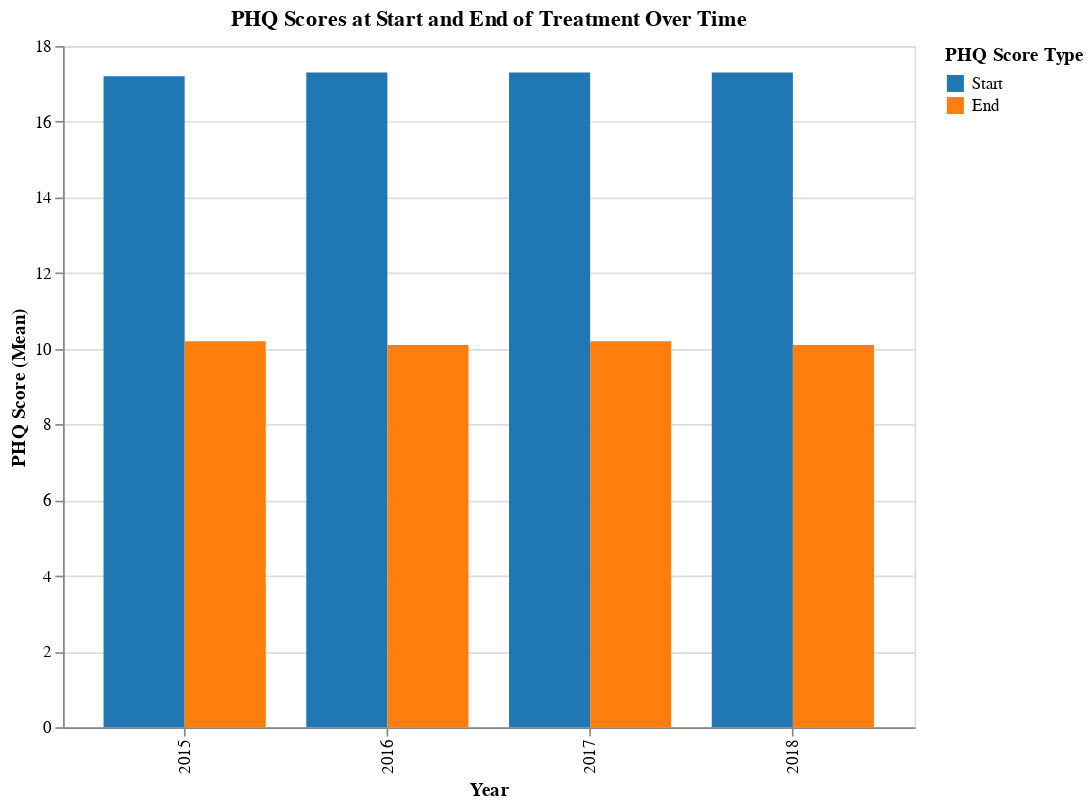

Notebook source saved alongside this figure:
### Code cell
import pandas as pd
import altair as alt

# Combine the start and end datasets
PHQ_score_yearly_start['Type'] = 'Start'
PHQ_score_yearly_end['Type'] = 'End'

# Concatenate the datasets
PHQ_combined = pd.concat([PHQ_score_yearly_start, PHQ_score_yearly_end])

# Create the bar chart with the specified order for Type
bar_chart = alt.Chart(PHQ_combined).mark_bar().encode(
    x=alt.X('Year:O', title='Year'),
    xOffset=alt.XOffset('Type:N', title=None, sort=['Start', 'End']),  # Specify the order here
    y=alt.Y('Value:Q', title='PHQ Score (Mean)'),
    color=alt.Color('Type:N', title='PHQ Score Type', scale=alt.Scale(domain=['Start', 'End'], range=['#1f77b4', '#ff7f0e'])),
    tooltip=[
        alt.Tooltip('Year:O', title='Year'),
        alt.Tooltip('Type:N', title='PHQ Score Type'),
        alt.Tooltip('Value:Q', title='PHQ Score (Mean)')
    ]
).properties(
    title='PHQ Scores at Start and End of Treatment Over Time',
    width=500,
    height=400
)

bar_chart

### Figure 1 — Vega-Lite specification as saved in the notebook (floating-point values rounded to 4 significant figures)
{"config": {"view": {"continuousWidth": 300, "continuousHeight": 300}}, "data": {"name": "data-3ee89bb5ff296a4d15f0b0fd41f53441"}, "mark": {"type": "bar"}, "encoding": {"color": {"field": "Type", "scale": {"domain": ["Start", "End"], "range": ["#1f77b4", "#ff7f0e"]}, "title": "PHQ Score Type", "type": "nominal"}, "tooltip": [{"field": "Year", "title": "Year", "type": "ordinal"}, {"field": "Type", "title": "PHQ Score Type", "type": "nominal"}, {"field": "Value", "title": "PHQ Score (Mean)", "type": "quantitative"}], "x": {"field": "Year", "title": "Year", "type": "ordinal"}, "xOffset": {"field": "Type", "sort": ["Start", "End"], "title": null, "type": "nominal"}, "y": {"field": "Value", "title": "PHQ Score (Mean)", "type": "quantitative"}}, "height": 400, "title": "PHQ Scores at Start and End of Treatment Over Time", "width": 500, "$schema": "https://vega.github.io/schema/vega-lite/v5.20.1.json", "datasets": {"data-3ee89bb5ff296a4d15f0b0fd41f53441": [{"Indicator ID": 92917, "Indicator Name": "Depression - PHQ score at start of course of treatment: Mean Score", "Parent Code": "E92000001", "Parent Name": "England", "Area Code": "E92000001", "Area Name": "England", "Area Type": "England", "Sex": "Persons", "Age": "18+ yrs", "Category Type": NaN, "Category": NaN, "Time period": "2015/16", "Value": 17.2, "Lower CI 95.0 limit": 12.3, "Upper CI 95.0 limit": 22.1, "Lower CI 99.8 limit": null, "Upper CI 99.8 limit": null, "Count": null, "Denominator": null, "Value note": NaN, "Recent Trend": null, "Compared to England value or percentiles": "Not compared", "Compared to percentiles": "Not compared", "Time period Sortable": 20150000, "New data": null, "Compared to goal": null, "Time period range": "1y", "Year": "2015", "Type": "Start"}, {"Indicator ID": 92917, "Indicator Name": "Depression - PHQ score at start of course of treatment: Mean Score", "Parent Code": "E92000001", "Parent Name": "England", "Area Code": "E92000001", "Area Name": "England", "Area Type": "England", "Sex": "Persons", "Age": "18+ yrs", "Category Type": NaN, "Category": NaN, "Time period": "2016/17", "Value": 17.3, "Lower CI 95.0 limit": 12.5, "Upper CI 95.0 limit": 22.1, "Lower CI 99.8 limit": null, "Upper CI 99.8 limit": null, "Count": null, "Denominator": null, "Value note": NaN, "Recent Trend": null, "Compared to England value or percentiles": "Not compared", "Compared to percentiles": "Not compared", "Time period Sortable": 20160000, "New data": null, "Compared to goal": null, "Time period range": "1y", "Year": "2016", "Type": "Start"}, {"Indicator ID": 92917, "Indicator Name": "Depression - PHQ score at start of course of treatment: Mean Score", "Parent Code": "E92000001", "Parent Name": "England", "Area Code": "E92000001", "Area Name": "England", "Area Type": "England", "Sex": "Persons", "Age": "18+ yrs", "Category Type": NaN, "Category": NaN, "Time period": "2017/18", "Value": 17.3, "Lower CI 95.0 limit": 12.5, "Upper CI 95.0 limit": 22.1, "Lower CI 99.8 limit": null, "Upper CI 99.8 limit": null, "Count": null, "Denominator": null, "Value note": NaN, "Recent Trend": null, "Compared to England value or percentiles": "Not compared", "Compared to percentiles": "Not compared", "Time period Sortable": 20170000, "New data": null, "Compared to goal": null, "Time period range": "1y", "Year": "2017", "Type": "Start"}, {"Indicator ID": 92917, "Indicator Name": "Depression - PHQ score at start of course of treatment: Mean Score", "Parent Code": "E92000001", "Parent Name": "England", "Area Code": "E92000001", "Area Name": "England", "Area Type": "England", "Sex": "Persons", "Age": "18+ yrs", "Category Type": NaN, "Category": NaN, "Time period": "2018/19", "Value": 17.3, "Lower CI 95.0 limit": 12.5, "Upper CI 95.0 limit": 22.1, "Lower CI 99.8 limit": null, "Upper CI 99.8 limit": null, "Count": null, "Denominator": null, "Value note": NaN, "Recent Trend": "Cannot be calculated", "Compared to England value or percentiles": "Not compared", "Compared to percentiles": "Not compared", "Time period Sortable": 20180000, "New data": null, "Compared to goal": null, "Time period range": "1y", "Year": "2018", "Type": "Start"}, {"Indicator ID": 92918, "Indicator Name": "Depression - PHQ score at the end of a course of treatment: Mean Score", "Parent Code": "E92000001", "Parent Name": "England", "Area Code": "E92000001", "Area Name": "England", "Area Type": "England", "Sex": "Persons", "Age": "18+ yrs", "Category Type": NaN, "Category": NaN, "Time period": "2015/16", "Value": 10.2, "Lower CI 95.0 limit": 3.3, "Upper CI 95.0 limit": 17.1, "Lower CI 99.8 limit": null, "Upper CI 99.8 limit": null, "Count": null, "Denominator": null, "Value note": NaN, "Recent Trend": null, "Compared to England value or percentiles": "Not compared", "Compared to percentiles": "Not compared", "Time period Sortable": 20150000, "New data": null, "Compared to goal": null, "Time period range": "1y", "Year": "2015", "Type": "End"}, {"Indicator ID": 92918, "Indicator Name": "Depression - PHQ score at the end of a course of treatment: Mean Score", "Parent Code": "E92000001", "Parent Name": "England", "Area Code": "E92000001", "Area Name": "England", "Area Type": "England", "Sex": "Persons", "Age": "18+ yrs", "Category Type": NaN, "Category": NaN, "Time period": "2016/17", "Value": 10.1, "Lower CI 95.0 limit": 3.2, "Upper CI 95.0 limit": 17.0, "Lower CI 99.8 limit": null, "Upper CI 99.8 limit": null, "Count": null, "Denominator": null, "Value note": NaN, "Recent Trend": null, "Compared to England value or percentiles": "Not compared", "Compared to percentiles": "Not compared", "Time period Sortable": 20160000, "New data": null, "Compared to goal": null, "Time period range": "1y", "Year": "2016", "Type": "End"}, {"Indicator ID": 92918, "Indicator Name": "Depression - PHQ score at the end of a course of treatment: Mean Score", "Parent Code": "E92000001", "Parent Name": "England", "Area Code": "E92000001", "Area Name": "England", "Area Type": "England", "Sex": "Persons", "Age": "18+ yrs", "Category Type": NaN, "Category": NaN, "Time period": "2017/18", "Value": 10.2, "Lower CI 95.0 limit": 3.4, "Upper CI 95.0 limit": 17.0, "Lower CI 99.8 limit": null, "Upper CI 99.8 limit": null, "Count": null, "Denominator": null, "Value note": NaN, "Recent Trend": null, "Compared to England value or percentiles": "Not compared", "Compared to percentiles": "Not compared", "Time period Sortable": 20170000, "New data": null, "Compared to goal": null, "Time period range": "1y", "Year": "2017", "Type": "End"}, {"Indicator ID": 92918, "Indicator Name": "Depression - PHQ score at the end of a course of treatment: Mean Score", "Parent Code": "E92000001", "Parent Name": "England", "Area Code": "E92000001", "Area Name": "England", "Area Type": "England", "Sex": "Persons", "Age": "18+ yrs", "Category Type": NaN, "Category": NaN, "Time period": "2018/19", "Value": 10.1, "Lower CI 95.0 limit": 3.4, "Upper CI 95.0 limit": 16.8, "Lower CI 99.8 limit": null, "Upper CI 99.8 limit": null, "Count": null, "Denominator": null, "Value note": NaN, "Recent Trend": "Cannot be calculated", "Compared to England value or percentiles": "Not compared", "Compared to percentiles": "Not compared", "Time period Sortable": 20180000, "New data": null, "Compared to goal": null, "Time period range": "1y", "Year": "2018", "Type": "End"}]}}
